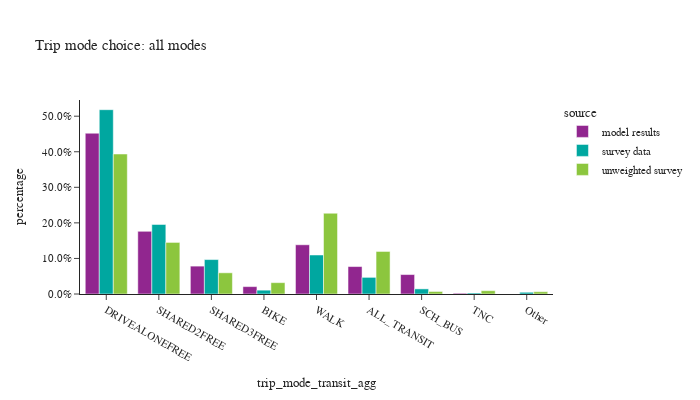

The notebook cell this image was saved under:
### Code cell
# aggregate transit modes
transit_modes = ['WALK_LOC','WALK_COM','WALK_FRY','WALK_LR','DRIVE_TRN']
trip_mode_ordered = ["DRIVEALONEFREE", "SHARED2FREE", "SHARED3FREE", "BIKE","WALK","ALL_TRANSIT","SCH_BUS","TNC","Other"]
trip_data['trip_mode_transit_agg'] = trip_data['trip_mode_match'].apply(lambda x: "ALL_TRANSIT" if x in transit_modes else x)

df_plot = trip_data.groupby(['source','trip_mode_transit_agg'])['trip_weight_2017_2019'].sum().reset_index()
df_plot['percentage'] = df_plot.groupby(['source'], group_keys=False)['trip_weight_2017_2019']. \
    apply(lambda x: x / float(x.sum()))

fig = px.bar(df_plot, x="trip_mode_transit_agg", y="percentage", color="source",barmode="group",
             category_orders={"trip_mode_transit_agg": trip_mode_ordered},
             title="Trip mode choice: all modes")
fig.for_each_annotation(lambda a: a.update(text = a.text.split("=")[-1]))
fig.update_layout(height=400, width=700, yaxis=dict(tickformat=".1%"))
fig.show()

### Figure 1 — Plotly figure (JSON) as saved in the notebook; plotly's stock layout.template omitted (floating-point values rounded to 4 significant figures)
{"data": [{"alignmentgroup": "True", "hovertemplate": "source=model results<br>trip_mode_transit_agg=%{x}<br>percentage=%{y}<extra></extra>", "legendgroup": "model results", "marker": {"color": "#91268F", "pattern": {"shape": ""}}, "name": "model results", "offsetgroup": "model results", "orientation": "v", "showlegend": true, "textposition": "auto", "type": "bar", "x": ["ALL_TRANSIT", "BIKE", "DRIVEALONEFREE", "SCH_BUS", "SHARED2FREE", "SHARED3FREE", "TNC", "WALK"], "xaxis": "x", "y": [0.07715, 0.02077, 0.4521, 0.05467, 0.1763, 0.0784, 0.002199, 0.1384], "yaxis": "y"}, {"alignmentgroup": "True", "hovertemplate": "source=survey data<br>trip_mode_transit_agg=%{x}<br>percentage=%{y}<extra></extra>", "legendgroup": "survey data", "marker": {"color": "#00A7A0", "pattern": {"shape": ""}}, "name": "survey data", "offsetgroup": "survey data", "orientation": "v", "showlegend": true, "textposition": "auto", "type": "bar", "x": ["ALL_TRANSIT", "BIKE", "DRIVEALONEFREE", "Other", "SCH_BUS", "SHARED2FREE", "SHARED3FREE", "TNC", "WALK"], "xaxis": "x", "y": [0.04679, 0.01079, 0.5182, 0.004883, 0.0144, 0.1956, 0.09682, 0.002815, 0.1097], "yaxis": "y"}, {"alignmentgroup": "True", "hovertemplate": "source=unweighted survey<br>trip_mode_transit_agg=%{x}<br>percentage=%{y}<extra></extra>", "legendgroup": "unweighted survey", "marker": {"color": "#8CC63E", "pattern": {"shape": ""}}, "name": "unweighted survey", "offsetgroup": "unweighted survey", "orientation": "v", "showlegend": true, "textposition": "auto", "type": "bar", "x": ["ALL_TRANSIT", "BIKE", "DRIVEALONEFREE", "Other", "SCH_BUS", "SHARED2FREE", "SHARED3FREE", "TNC", "WALK"], "xaxis": "x", "y": [0.1196, 0.03191, 0.3937, 0.006518, 0.007145, 0.145, 0.05962, 0.009327, 0.2271], "yaxis": "y"}], "layout": {"barmode": "group", "height": 400, "legend": {"title": {"text": "source"}, "tracegroupgap": 0}, "title": {"text": "Trip mode choice: all modes"}, "width": 700, "xaxis": {"anchor": "y", "categoryarray": ["DRIVEALONEFREE", "SHARED2FREE", "SHARED3FREE", "BIKE", "WALK", "ALL_TRANSIT", "SCH_BUS", "TNC", "Other"], "categoryorder": "array", "domain": [0.0, 1.0], "title": {"text": "trip_mode_transit_agg"}}, "yaxis": {"anchor": "x", "domain": [0.0, 1.0], "tickformat": ".1%", "title": {"text": "percentage"}}}}
